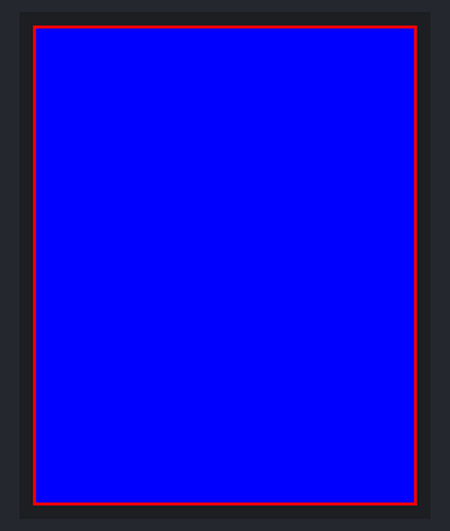
A sketch run on a simulated Arduino Uno, built with avr-gcc and run on an emulated ATmega328P. Parts: 128×160 colour display. What the sketch prints to the serial monitor is not drawn.

Above: at 0.2 s.

The sketch:

wopoter_graphics.ino
```cpp
#include <Adafruit_GFX.h>    // Core graphics library
#include <Adafruit_ST7735.h> // Hardware-specific library
#include <SPI.h>

// For the breakout, you can use any 2 or 3 pins
// These pins will also work for the 1.8" TFT shield
#define TFT_CS     10
#define TFT_RST    9  // you can also connect this to the Arduino reset
                      // in which case, set this #define pin to 0!
#define TFT_DC     8

// Option 1 (recommended): must use the hardware SPI pins
// (for UNO thats sclk = 13 and sid = 11) and pin 10 must be
// an output. This is much faster - also required if you want
// to use the microSD card (see the image drawing example)
//Adafruit_ST7735 tft = Adafruit_ST7735(TFT_CS,  TFT_DC, TFT_RST);

// Option 2: use any pins but a little slower!
#define TFT_SCLK 13   // set these to be whatever pins you like!
#define TFT_MOSI 11   // set these to be whatever pins you like!
Adafruit_ST7735 tft = Adafruit_ST7735(TFT_CS, TFT_DC, TFT_MOSI, TFT_SCLK, TFT_RST);

/*
 * height cm = 3,6
 * height pixels = 132 or 160
 *
 * width cm = 2,8
 * width pixels = 162 or 128
 * Plane Ax+By+Cz-D=0;
 * Line  z = ax+by+c
 *
  */

  int16_t color = ST7735_YELLOW;
  int16_t i = 0;
  int16_t j = 0;

  /** TODO
   *
   */

float xyz[6] = {1,1,0, 2,2,0};
float * line;
float * points;

float p = 3.1415926;
float degree = p /180;
float theta = 2 * p * 10 / 360;

boolean dec;
float xe = 0;
float ye = 0;
float ze = 5;
float squareXY[] = { -0.5,-0.5,-1.5,  0.5,-0.5,-1.5,  0.5, 0.5,-1.5, -0.5,0.5,-1.5};
float squareXYback[] = { -0.5,-0.5,-2.5,  0.5,-0.5,-2.5,  0.5, 0.5,-2.5, -0.5,0.5,-2.5 };
float squareXZ[] = {0,0,0, 0,0,100, 100,0,100, 100, 0, 0};
float squareYZ[] = {0,0,0, 0,100,0, 0,100,100, 0,100,0};
float axispoint[] = {0, 0, -2};
float * point2d;

float * squareXYp;
float * squareXYbackp;
float * squareXYpp;
float * squareXYbackpp;
float * squareA2draw;
float * squareB2draw;
float * axispointp;
float * axisvectorA;
float * matrixA;
float * matrixB;
float * matrixC;

float pixelsincm = 160 /  3.2;
float cminpixel = 3.2/160;
float centerpixelsincm_x = 128/2*(3.2/160);
float centerpixelsincm_y = 160/2*(3.2/160);

float square2draw[12];

  float screenAndViewer[9];

  float screePlane[4];

  float vertexXscalarOp(float x) {
    float x1 = (x + centerpixelsincm_x) * pixelsincm;
    return x1;
  }

  float vertexYscalarOp(float y) {
    float y1 = (y + centerpixelsincm_y) * pixelsincm;
    return y1;
  }

  float * render(float x, float y, float z, float * xy) {
    float deltax = x - xe;
    float deltay = y - ye;
    float deltaz = z - ze;
    float tgalpha = deltax / deltaz;
    float tgbeta = deltay / deltaz;
    xy[0] = ze * tgalpha;
    xy[1] = ze * tgbeta;
    return xy;
  }

  float * squareVertexOp(float * square2draw, float square[12]) {
    int i,j;
    for (i=0; i < 4; i++) {
      j=i*3;
      square2draw[j] = vertexXscalarOp(square[j]);
      square2draw[j+1] = vertexYscalarOp(square[j+1]);
      //square2draw[j+2] = (squareXY[j+2]) * pixelsincm  + centerpixelsincm_z;
    }
    return square2draw;
  };

  float * squareVertexOpRender(float * square2draw, float square[12]) {
    int i,j;
    float point3d[3];
    for (i=0; i < 4; i++) {
      j=i*3;
      point3d[0] = square[j];
      point3d[1] = square[j+1];
      point3d[2] = square[j+2];
      point2d = render(point3d[0], point3d[1], point3d[2], point2d);
      square2draw[j] = vertexXscalarOp(point2d[0]);
      square2draw[j+1] = vertexYscalarOp(point2d[1]);
    }
    return square2draw;
  };

void drawlineony(float * line, float * points, int16_t color) {
   tft.drawLine(vertexXscalarOp(points[0]),vertexYscalarOp(points[1]),vertexXscalarOp(points[2]),vertexYscalarOp(points[3]),color);
}

float * createRotationMatrix(int whichaxis, float * axisvector, float * matrix, float theta) {
  float x,y,z,xx,yy,zz,xy,yz,xz,thetaprim,costheta,sintheta,oneminuscos,xmalsin,ymalsin,zmalsin;
  x = axisvector[0];
  y = axisvector[1];
  z = axisvector[2];
  xx = x*x;
  yy = y*y;
  zz = z*z;
  xy = x * y;
  yz = y * z;
  xz = x * z;
  thetaprim = theta;
  costheta = cos(thetaprim);
  sintheta = sin(thetaprim);
  oneminuscos = 1 - costheta;
  xmalsin = x * sintheta;
  ymalsin = y * sintheta;
  zmalsin = z * sintheta;

  if (whichaxis == 0) {
      matrix[0] = xx + costheta * (1 - xx);
      matrix[1] = xy * oneminuscos + zmalsin;
      matrix[2] = xz * oneminuscos - ymalsin;
      matrix[3] = 0;
      matrix[4] = xy * oneminuscos - zmalsin;
      matrix[5] = yy + costheta * (1 - yy);
      matrix[6] = yz * oneminuscos + xmalsin;
      matrix[7] = 0;
      matrix[8] = xz * oneminuscos + ymalsin;
      matrix[9] = yz * oneminuscos - xmalsin;
      matrix[10] = zz + costheta * (1 - zz);
      matrix[11] = 0;
      matrix[12] = 0;
      matrix[13] = 0;
      matrix[14] = 0;
      matrix[15] = 1;
  } else if (whichaxis == 1) {
      matrix[0] = 1;
      matrix[1] = 0;
      matrix[2] = 0;
      matrix[3] = 0;
      matrix[4] = 0;
      matrix[5] = costheta;
      matrix[6] = - sintheta;
      matrix[7] = 0;
      matrix[8] = 0;
      matrix[9] = sintheta;
      matrix[10] = costheta;
      matrix[11] = 0;
      matrix[12] = 0;
      matrix[13] = 0;
      matrix[14] = 0;
      matrix[15] = 1;
  } else if (whichaxis == 2) {
      matrix[0] = costheta;
      matrix[1] = 0;
      matrix[2] = sintheta;
      matrix[3] = 0;
      matrix[4] = 0;
      matrix[5] = 1;
      matrix[6] = 0;
      matrix[7] = 0;
      matrix[8] = - sintheta;
      matrix[9] = 0;
      matrix[10] = costheta;
      matrix[11] = 0;
      matrix[12] = 0;
      matrix[13] = 0;
      matrix[14] = 0;
      matrix[15] = 1;
  } else if (whichaxis == 3) {
      matrix[0] = costheta;
      matrix[1] = - sintheta;
      matrix[2] = 0;
      matrix[3] = 0;
      matrix[4] = sintheta;
      matrix[5] = costheta;
      matrix[6] = 0;
      matrix[7] = 0;
      matrix[8] = 0;
      matrix[9] = 0;
      matrix[10] = 1;
      matrix[11] = 0;
      matrix[12] = 0;
      matrix[13] = 0;
      matrix[14] = 0;
      matrix[15] = 1;
    }
    return matrix;
}

float * matrixByVectorAndMove(float * matrix, float * vertex4D, float * axispoint, float * result) {
  int i,j;
  vertex4D[0] -= axispoint[0];
  vertex4D[1] -= axispoint[1];
  vertex4D[2] -= axispoint[2];
  for (i=0; i<4; i++) {
    j= i * 4;
    result[i] = matrix[j] * vertex4D[0] + matrix[j+1] * vertex4D[1] + matrix[j+2] * vertex4D[2] + matrix[j+3] * vertex4D[3];
  }
  result[0] += axispoint[0];
  result[1] += axispoint[1];
  result[2] += axispoint[2];
  return result;
}

float * rotate_square3D(float * matrix, float * square, float * axispoint ) {
    int i,j;
    float xyz[4];
    float * result;
    result = (float*) malloc(sizeof(float) * 4);

    for (i=0; i<4; i++) {
      j = i * 3;
      xyz[0] = square[j];
      xyz[1] = square[j+1];
      xyz[2] = square[j+2];
      xyz[3] = 0;
      result = matrixByVectorAndMove(matrix, xyz, axispoint, result);
      square[j] = result[0];
      square[j+1] = result[1];
      square[j+2] = result[2];
    }
    free(result);
    return square;
  }

float * makeAxisVector(float alpha, float beta, float * axisvector) {
  float x = cos(alpha);
  float y = sin(alpha);
  float z = cos(beta);
  float r = sqrt((x*x) + (y*y) + (z*z));
  axisvector[0] = x/r;
  axisvector[1] = y/r;
  axisvector[2] = z/r;
  return axisvector;
}

void setup() {

  screenAndViewer[0] = -centerpixelsincm_x;
  screenAndViewer[0] = -centerpixelsincm_y;
  screenAndViewer[0] = 0;
  screenAndViewer[0] = centerpixelsincm_x;
  screenAndViewer[0] = -centerpixelsincm_y;
  screenAndViewer[0] = 0;
  screenAndViewer[0] = centerpixelsincm_x;
  screenAndViewer[0] = centerpixelsincm_y;
  screenAndViewer[0] = 0;
  screenAndViewer[0] = 0;
  screenAndViewer[0] = 0;
  screenAndViewer[0] = -40;

  // put your setup code here, to run once:
  Serial.begin(9600);
  Serial.print("Hello! ST7735 TFT Test");

  // Use this initializer if you're using a 1.8" TFT
  tft.initR(INITR_BLACKTAB);   // initialize a ST7735S chip, black tab

  // Use this initializer (uncomment) if you're using a 1.44" TFT
  //tft.initR(INITR_144GREENTAB);   // initialize a ST7735S chip, black tab

  Serial.println("Initialized");

  tft.fillScreen(ST7735_BLUE);

  line = (float*) malloc(sizeof(float) * 6);

  points = (float*) malloc(sizeof(float)*9);

  point2d = (float*) malloc(sizeof(float)*2);

  squareA2draw = (float*) malloc(sizeof(float) * 12);
  squareB2draw = (float*) malloc(sizeof(float) * 12);
  squareXYp = (float*) malloc(sizeof(float) * 12);
  squareXYbackp = (float*) malloc(sizeof(float) * 12);
  squareXYpp = (float*) malloc(sizeof(float) * 12);
  squareXYbackpp = (float*) malloc(sizeof(float) * 12);
  axispointp = (float*) malloc(sizeof(float) * 3);
  axisvectorA = (float*) malloc(sizeof(float) * 3);
  matrixA = (float*) malloc(sizeof(float) * 16);
  matrixB = (float*) malloc(sizeof(float) * 16);
  matrixC = (float*) malloc(sizeof(float) * 16);

  axisvectorA = makeAxisVector(30*degree, 30*degree, axisvectorA);

  axispointp[0]=axispoint[0];
  axispointp[1]=axispoint[1];
  axispointp[2]=axispoint[2];

  matrixA = createRotationMatrix(0, axisvectorA, matrixA, theta);

  color = ST7735_YELLOW;

  for (i=0; i<12; i++) {
    squareXYp[i] = squareXY[i];
    squareXYbackp[i] = squareXYback[i];
  }

  color = ST7735_RED;

  tft.drawLine(0,0,127,0,color);
  tft.drawLine(127,0,127,159,color);
  tft.drawLine(127,159,0,159,color);
  tft.drawLine(0,159,0,0,color);

  //dec=true;
}

void loop() {
  int16_t color;
  color = ST7735_YELLOW;
  squareA2draw = (float*) squareVertexOpRender(squareA2draw, squareXYp);

  squareB2draw = (float*) squareVertexOpRender(squareB2draw, squareXYbackp);

  //draw

  for (i=0; i < 3; i++) {
    j=i*3;
    tft.drawLine(squareA2draw[j], squareA2draw[j+1], squareA2draw[j+3], squareA2draw[j+4], color);
  }

  tft.drawLine(squareA2draw[j+3], squareA2draw[j+4], squareA2draw[0], squareA2draw[1], color);

  for (i=0; i < 3; i++) {
    j=i*3;
    tft.drawLine(squareB2draw[j], squareB2draw[j+1], squareB2draw[j+3], squareB2draw[j+4], color);
  }
  tft.drawLine(squareB2draw[j+3], squareB2draw[j+4], squareB2draw[0], squareB2draw[1], color);

  for (i=0; i < 3; i++) {
    j=i*3;
    tft.drawLine(squareA2draw[j], squareA2draw[j+1], squareB2draw[j], squareB2draw[j+1], color);
    tft.drawLine(squareA2draw[j+3], squareA2draw[j+4], squareB2draw[j+3], squareB2draw[j+4], color);
  }

  for (i=0; i<12; i++) {
    squareXYpp[i] = squareXYp[i];
    squareXYbackpp[i] = squareXYbackp[i];
  }

  //delay(10);

  squareXYp = rotate_square3D(matrixA, squareXYp, axispointp);
  squareXYbackp = rotate_square3D(matrixA, squareXYbackp, axispointp);

  //clear
  color = ST7735_BLUE;

  for (i=0; i < 3; i++) {
    j=i*3;
    tft.drawLine(squareA2draw[j], squareA2draw[j+1], squareA2draw[j+3], squareA2draw[j+4], color);
  }

  tft.drawLine(squareA2draw[j+3], squareA2draw[j+4], squareA2draw[0], squareA2draw[1], color);

  for (i=0; i < 3; i++) {
    j=i*3;
    tft.drawLine(squareB2draw[j], squareB2draw[j+1], squareB2draw[j+3], squareB2draw[j+4], color);
  }
  tft.drawLine(squareB2draw[j+3], squareB2draw[j+4], squareB2draw[0], squareB2draw[1], color);

  for (i=0; i < 3; i++) {
    j=i*3;
    tft.drawLine(squareA2draw[j], squareA2draw[j+1], squareB2draw[j], squareB2draw[j+1], color);
    tft.drawLine(squareA2draw[j+3], squareA2draw[j+4], squareB2draw[j+3], squareB2draw[j+4], color);
  }

  if (dec == true) {
    dec = false;
  }
}
```
